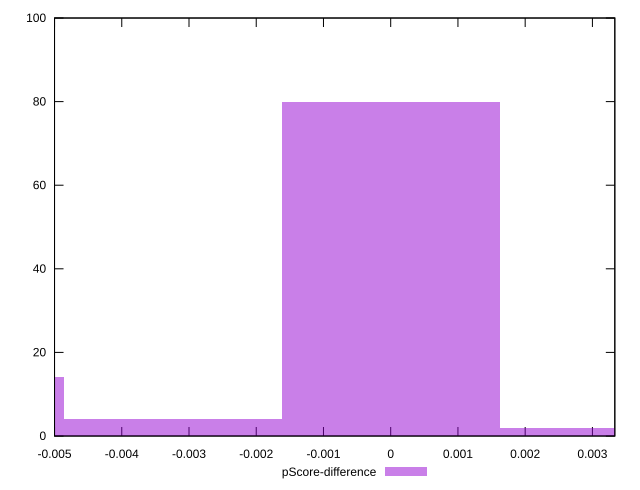

Here is the gnuplot script that generated this plot:
reset

$pScoreDifference <<EOF
0 80
-0.00647559673962764 14
-0.00323779836981382 4
0.00323779836981382 2
EOF

set key outside below
set boxwidth 0.00323779836981382
set xrange [-0.0050000000000000044:0.0033333333333332993]
set yrange [0:100]
set trange [0:100]
set style fill transparent solid 0.5 noborder
set terminal svg size 640, 490 enhanced background rgb 'white'
set output "reprap/unminified-javascript/samples/pages+cached+noexternal+nomedia+nocss+nojs/pScore-difference/histogram.svg"

plot $pScoreDifference title "pScore-difference" with boxes

reset
